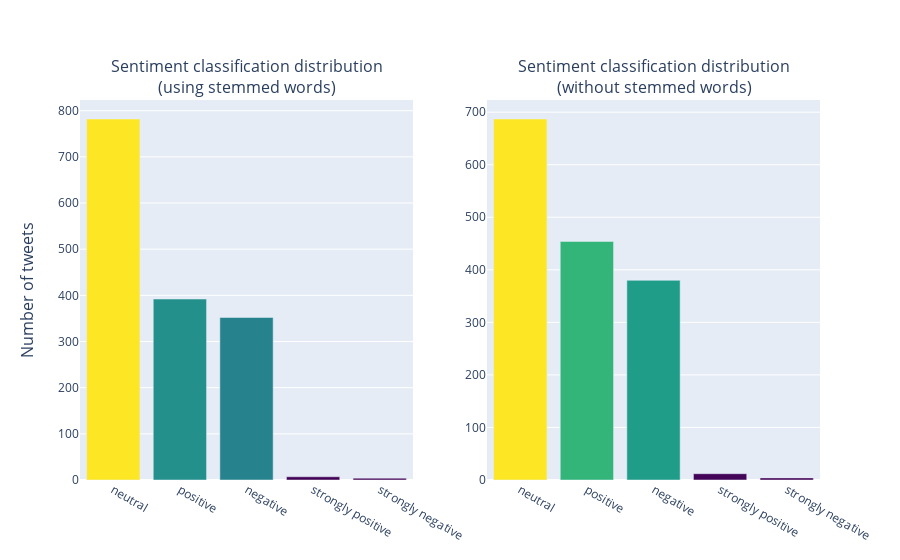

The notebook cell saved with this chart:
### Markdown cell above
We will look at the categorical interpretations of the above sentiments.

Where:

* **strongly negative** is between -3 and -1.2
* **negative** is between -1.2 and -0.05
* **neutral** is between -0.05 and 0.05
* **positive** is between 0.05 and 1.2
* **strongly postiive** is between 1.2 and 3

### Code cell
fig = make_subplots(
    rows=1, cols=2,
    subplot_titles=[
        'Sentiment classification distribution<br>(using stemmed words)',
        'Sentiment classification distribution<br>(without stemmed words)'
    ],
    y_title='Number of tweets'
)
fig.add_trace(
    go.Bar(
        x=df_en['sent_class_stemmed'].value_counts().index,
        y=df_en['sent_class_stemmed'].value_counts(),
        marker=dict(
            colorscale='Viridis',
            color = df_en['sent_class_stemmed'].value_counts())
    ),
    row=1, col=1
)
fig.add_trace(
    go.Bar(
        x=df_en['sent_class'].value_counts().index,
        y=df_en['sent_class'].value_counts(),
        marker=dict(
            colorscale='Viridis',
            color = df_en['sent_class'].value_counts())
    ),
    row=1, col=2
)
fig.update_layout(showlegend=False)
fig.show()

### Figure 1 — Plotly figure (JSON) as saved in the notebook; plotly's stock layout.template omitted (floating-point values rounded to 4 significant figures)
{"data": [{"marker": {"color": [782, 392, 352, 7, 4], "colorscale": [[0, "#440154"], [0.1111, "#482878"], [0.2222, "#3e4989"], [0.3333, "#31688e"], [0.4444, "#26828e"], [0.5556, "#1f9e89"], [0.6667, "#35b779"], [0.7778, "#6ece58"], [0.8889, "#b5de2b"], [1, "#fde725"]]}, "type": "bar", "x": ["neutral", "positive", "negative", "strongly positive", "strongly negative"], "xaxis": "x", "y": [782, 392, 352, 7, 4], "yaxis": "y"}, {"marker": {"color": [687, 454, 380, 12, 4], "colorscale": [[0, "#440154"], [0.1111, "#482878"], [0.2222, "#3e4989"], [0.3333, "#31688e"], [0.4444, "#26828e"], [0.5556, "#1f9e89"], [0.6667, "#35b779"], [0.7778, "#6ece58"], [0.8889, "#b5de2b"], [1, "#fde725"]]}, "type": "bar", "x": ["neutral", "positive", "negative", "strongly positive", "strongly negative"], "xaxis": "x2", "y": [687, 454, 380, 12, 4], "yaxis": "y2"}], "layout": {"annotations": [{"font": {"size": 16}, "showarrow": false, "text": "Sentiment classification distribution<br>(using stemmed words)", "x": 0.225, "xanchor": "center", "xref": "paper", "y": 1, "yanchor": "bottom", "yref": "paper"}, {"font": {"size": 16}, "showarrow": false, "text": "Sentiment classification distribution<br>(without stemmed words)", "x": 0.775, "xanchor": "center", "xref": "paper", "y": 1, "yanchor": "bottom", "yref": "paper"}, {"font": {"size": 16}, "showarrow": false, "text": "Number of tweets", "textangle": -90, "x": 0, "xanchor": "right", "xref": "paper", "xshift": -40, "y": 0.5, "yanchor": "middle", "yref": "paper"}], "autosize": true, "showlegend": false, "xaxis": {"anchor": "y", "autorange": true, "domain": [0, 0.45], "range": [-0.5, 4.5], "type": "category"}, "xaxis2": {"anchor": "y2", "autorange": true, "domain": [0.55, 1], "range": [-0.5, 4.5], "type": "category"}, "yaxis": {"anchor": "x", "autorange": true, "domain": [0, 1], "range": [0, 823.2], "type": "linear"}, "yaxis2": {"anchor": "x2", "autorange": true, "domain": [0, 1], "range": [0, 723.2], "type": "linear"}}}
